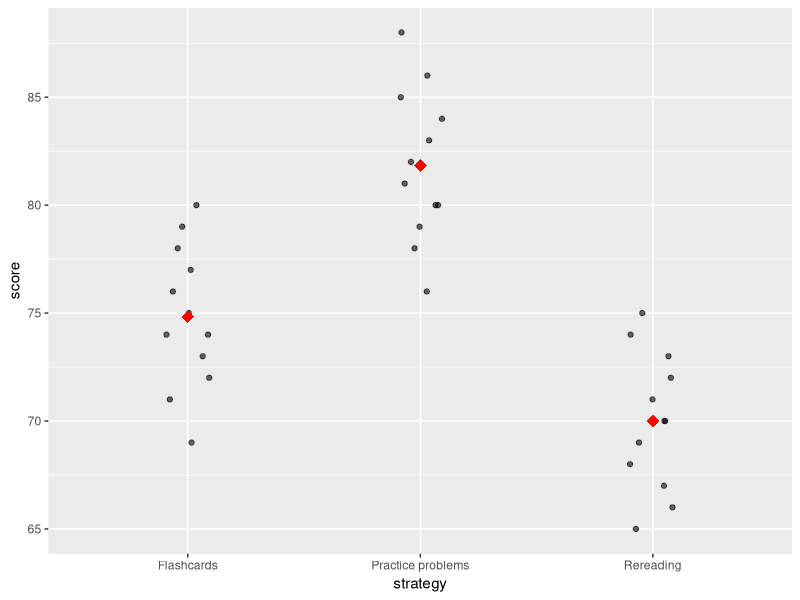

Source code (R):
## ---- chunk 1
#| include: false
library(tidyverse)
## ---- chunk 2
cor(mpg$displ, mpg$hwy)
## ---- chunk 3
model_data <- tibble(
  study_hours = c(1, 2, 2, 3, 4, 4, 5, 6, 7, 8, 8, 9),
  score       = c(52, 55, 61, 60, 64, 70, 68, 74, 77, 79, 85, 87)
)

fit <- lm(score ~ study_hours, data = model_data) # outcome ~ predictor
coef(fit)
## ---- chunk 4
# predicted values and residuals for each student
model_data |>
  mutate(predicted = fitted(fit), residual = resid(fit)) |>
  head(4)
## ---- chunk 5
scores <- tibble(
  strategy = rep(c("Flashcards", "Practice problems", "Rereading"), each = 12),
  score = c(72, 75, 78, 69, 74, 80, 76, 73, 77, 71, 79, 74,
            78, 82, 85, 80, 76, 88, 83, 81, 79, 86, 84, 80,
            65, 72, 70, 68, 75, 71, 69, 73, 67, 74, 70, 66)
)

ggplot(scores, aes(x = strategy, y = score)) +
  geom_jitter(width = 0.1, height = 0, alpha = 0.6) +
  stat_summary(fun = mean, geom = "point", shape = 18, size = 4, color = "red")

group_fit <- lm(score ~ strategy, data = scores)
coef(group_fit)
## ---- chunk 6
anova(group_fit)
